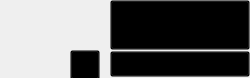
<?xml version="1.0" encoding="UTF-8"?>
<ui version="4.0">
 <class>RecVideoItem</class>
 <widget class="QWidget" name="RecVideoItem">
  <property name="geometry">
   <rect>
    <x>0</x>
    <y>0</y>
    <width>250</width>
    <height>78</height>
   </rect>
  </property>
  <property name="minimumSize">
   <size>
    <width>200</width>
    <height>78</height>
   </size>
  </property>
  <property name="maximumSize">
   <size>
    <width>500</width>
    <height>16777215</height>
   </size>
  </property>
  <property name="windowTitle">
   <string>Form</string>
  </property>
  <property name="styleSheet">
   <string notr="true"/>
  </property>
  <widget class="QPushButton" name="pushButton_playAmount">
   <property name="geometry">
    <rect>
     <x>110</x>
     <y>51</y>
     <width>140</width>
     <height>26</height>
    </rect>
   </property>
   <property name="minimumSize">
    <size>
     <width>140</width>
     <height>26</height>
    </size>
   </property>
   <property name="maximumSize">
    <size>
     <width>140</width>
     <height>26</height>
    </size>
   </property>
   <property name="styleSheet">
    <string notr="true">#pushButton_playAmount
{
color: #999999;
text-align:left;
padding-left:10px;
background-color: transparent;
}</string>
   </property>
   <property name="text">
    <string/>
   </property>
  </widget>
  <widget class="QPushButton" name="pushButton_videoInfo">
   <property name="geometry">
    <rect>
     <x>110</x>
     <y>0</y>
     <width>140</width>
     <height>50</height>
    </rect>
   </property>
   <property name="minimumSize">
    <size>
     <width>140</width>
     <height>50</height>
    </size>
   </property>
   <property name="maximumSize">
    <size>
     <width>140</width>
     <height>50</height>
    </size>
   </property>
   <property name="styleSheet">
    <string notr="true">#pushButton_videoInfo
{
font-size: 13px;
color: #e6e9f0;
text-align:left;
padding-left: 5px;
padding-right: 5px;
background-color: transparent;
}

#pushButton_videoInfo:hover
{
color: #ff4335;
text-decoration:underline;
}

#pushButton_videoInfo::checked
{
color: #ff4335;
}
</string>
   </property>
   <property name="text">
    <string/>
   </property>
  </widget>
  <widget class="QLabel" name="label_videoPic">
   <property name="geometry">
    <rect>
     <x>0</x>
     <y>0</y>
     <width>110</width>
     <height>80</height>
    </rect>
   </property>
   <property name="minimumSize">
    <size>
     <width>110</width>
     <height>80</height>
    </size>
   </property>
   <property name="maximumSize">
    <size>
     <width>110</width>
     <height>80</height>
    </size>
   </property>
   <property name="styleSheet">
    <string notr="true">#label_videoPic
{
border: none;
margin:1px;
}</string>
   </property>
   <property name="text">
    <string/>
   </property>
  </widget>
  <widget class="QPushButton" name="pushButton_play">
   <property name="geometry">
    <rect>
     <x>70</x>
     <y>50</y>
     <width>30</width>
     <height>30</height>
    </rect>
   </property>
   <property name="minimumSize">
    <size>
     <width>30</width>
     <height>30</height>
    </size>
   </property>
   <property name="maximumSize">
    <size>
     <width>30</width>
     <height>30</height>
    </size>
   </property>
   <property name="styleSheet">
    <string notr="true">#pushButton_play
{
border-image: url(:/images/icon/help_play.png);
background-color: transparent;
}</string>
   </property>
   <property name="text">
    <string/>
   </property>
  </widget>
  <widget class="QLabel" name="label_videoTime">
   <property name="geometry">
    <rect>
     <x>6</x>
     <y>50</y>
     <width>60</width>
     <height>30</height>
    </rect>
   </property>
   <property name="minimumSize">
    <size>
     <width>60</width>
     <height>30</height>
    </size>
   </property>
   <property name="maximumSize">
    <size>
     <width>60</width>
     <height>30</height>
    </size>
   </property>
   <property name="styleSheet">
    <string notr="true">#label_videoTime
{
background-color: transparent;
color: white;
}</string>
   </property>
   <property name="text">
    <string/>
   </property>
  </widget>
 </widget>
 <resources/>
 <connections/>
</ui>
